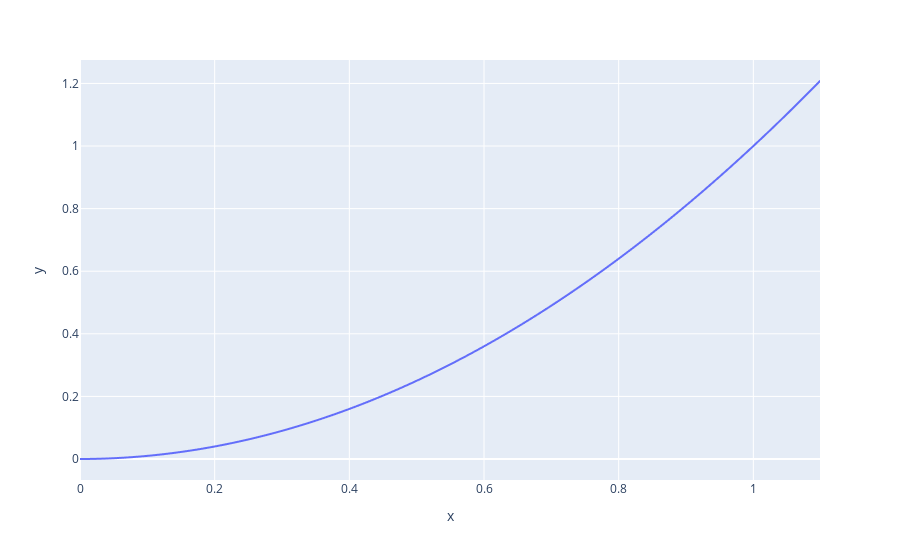

Notebook code for this chart:
### Code cell
x = np.arange(0, 1.1, 0.001)
y = x ** 2
px.line(x=x, y=y).show()

### Figure 1 — Plotly figure (JSON) as saved in the notebook; plotly's stock layout.template omitted (floating-point values rounded to 4 significant figures; data arrays with more than 128 entries replaced by an {"elided": "..."} marker saying what was removed)
{"data": [{"hovertemplate": "x=%{x}<br>y=%{y}<extra></extra>", "legendgroup": "", "line": {"color": "#636efa", "dash": "solid"}, "marker": {"symbol": "circle"}, "mode": "lines", "name": "", "showlegend": false, "type": "scattergl", "x": {"elided": "1100 float values"}, "xaxis": "x", "y": {"elided": "1100 float values"}, "yaxis": "y"}], "layout": {"legend": {"tracegroupgap": 0}, "margin": {"t": 60}, "xaxis": {"anchor": "y", "domain": [0, 1], "title": {"text": "x"}}, "yaxis": {"anchor": "x", "domain": [0, 1], "title": {"text": "y"}}}}
